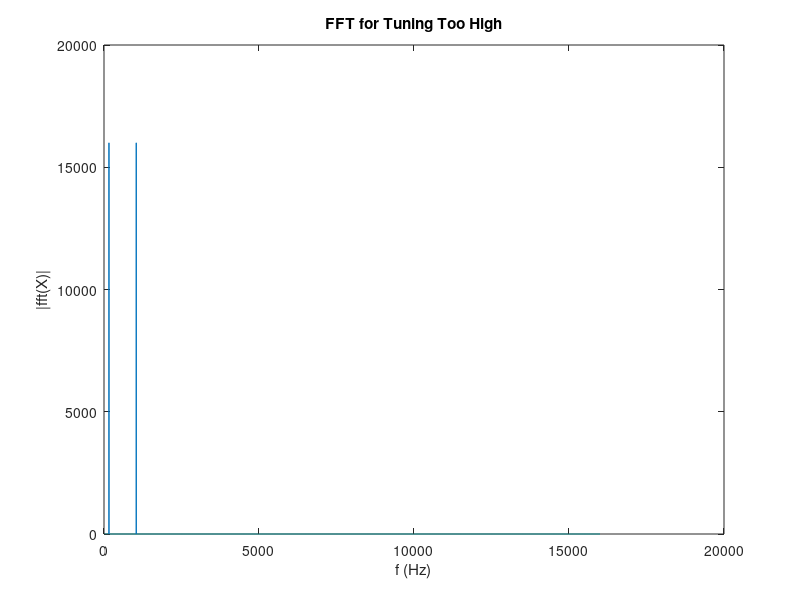
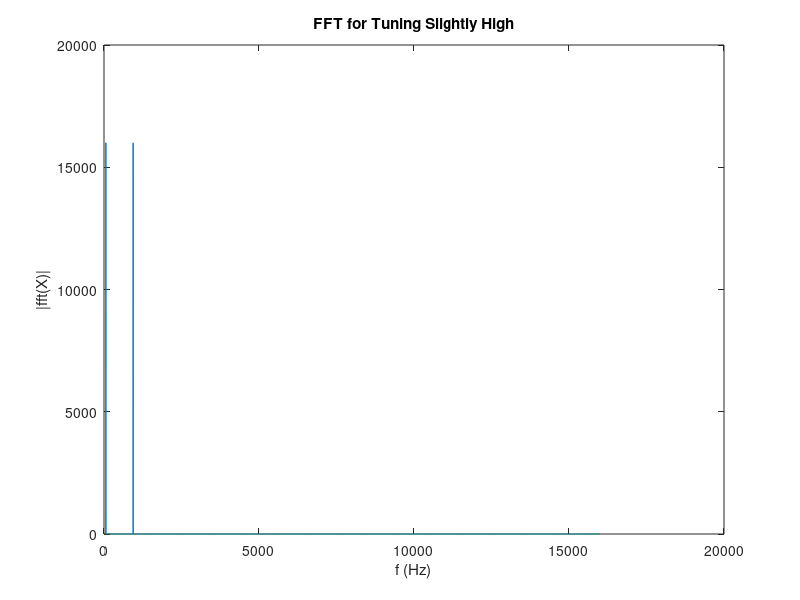
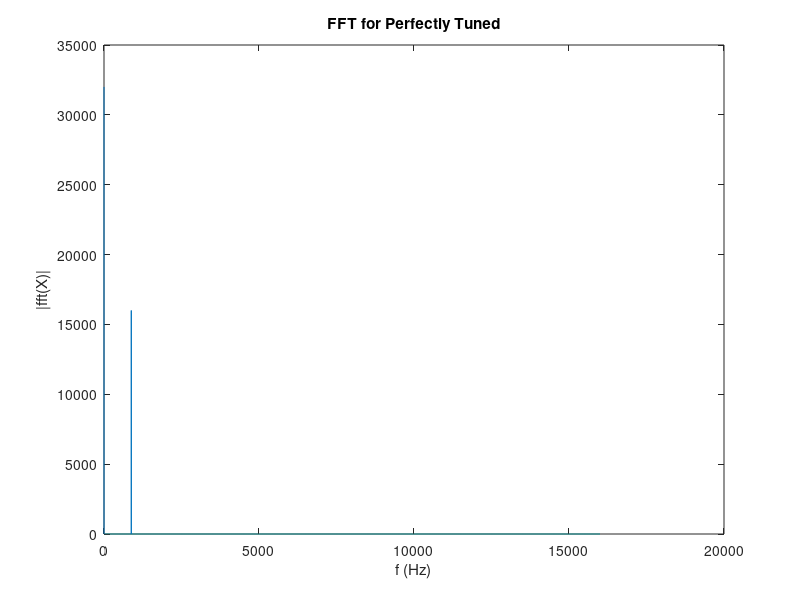
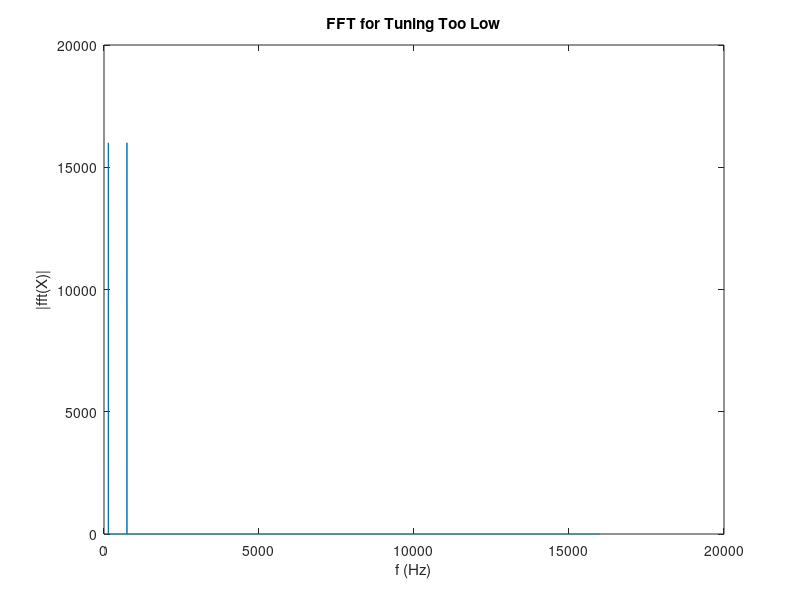

Source code (MATLAB) for these figures, in order:
%% MITRE 2025 - Olivia Watt
% MATLAB file for tuner concept testing
close all;
clear;
clc;

% some parameters
Fs = 32e3; % sample rate
fft_size = 1024;
T = 1 / Fs;
duration = 2;
t = 0:1/Fs:duration - 1/Fs;


% change these as needed
tone = sin(2 * pi * 440 * t); % note to tune to
input1 = 600; % too high
input2 = 500; % slightly high
input3 = 440; % perfectly in tune
input4 = 300; % low

N = length(tone);

mix1 = tone .* sin(2 * pi * input1 * t);
mix2 = tone .* sin(2 * pi * input2 * t);
mix3 = tone .* sin(2 * pi * input3 * t);
mix4 = tone .* sin(2 * pi * input4 * t);

% ffts
Y0 = fft(tone);
Y1 = fft(mix1);
Y2 = fft(mix2);
Y3 = fft(mix3);
Y4 = fft(mix4);

f = (0:N - 1) * (Fs / N);

figure(1);
% plot(Fs / L * (0:L - 1), abs(fftshift(Y1)), "LineWidth", 2)
Y1_mag = abs(Y1);
plot(f(1:N/2), Y1_mag(1:N/2))
title("FFT for Tuning Too High")
xlabel("f (Hz)")
ylabel("|fft(X)|")

figure(2);
% plot(Fs / L * (0:L - 1), abs(fftshift(Y2)), "LineWidth", 2)
Y2_mag = abs(Y2);
plot(f(1:N/2), Y2_mag(1:N/2))
title("FFT for Tuning Slightly High")
xlabel("f (Hz)")
ylabel("|fft(X)|")

figure(3);
% plot(Fs / L * (0:L - 1), abs(fftshift(Y3)), "LineWidth", 2)
Y3_mag = abs(Y3);
plot(f(1:N/2), Y3_mag(1:N/2))
title("FFT for Perfectly Tuned")
xlabel("f (Hz)")
ylabel("|fft(X)|")

figure(4);
% plot(Fs / L * (0:L - 1), abs(fftshift(Y4)), "LineWidth", 2)
Y4_mag = abs(Y4);
plot(f(1:N/2), Y4_mag(1:N/2))
title("FFT for Tuning Too Low")
xlabel("f (Hz)")
ylabel("|fft(X)|")

figure(5)
% plot(Fs / L * (0:L - 1), abs(fftshift(Y0)), "LineWidth", 2)
Y0_mag = abs(Y0);
plot(f(1:N/2), Y0_mag(1:N/2))
title("FFT for Tone")
xlabel("f (Hz)")
ylabel("|fft(X)|")